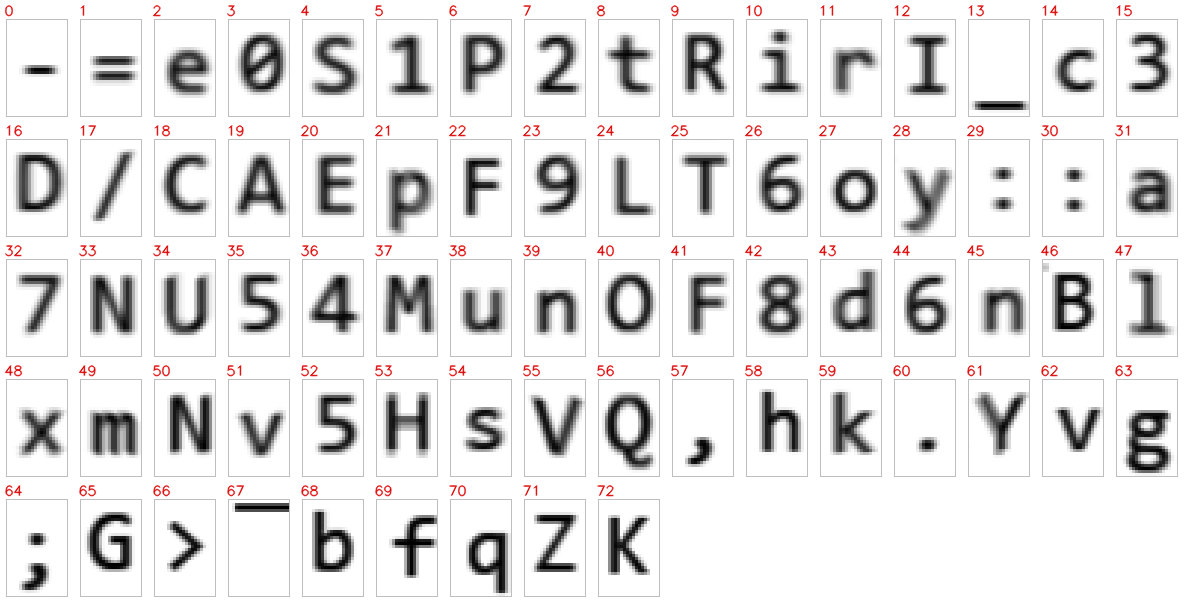
#> input picture LoginCPARS/Login-CPARS/_glyphwork/contact_sheet.png, 1184 x 600 px; its folder holds only this picture in this run
$ python -i OCR.py   (imports and definitions only)
#> lines starting #> are read from the running program, lines starting #| are printed output that depends on the picture; after the words box and inside, x2 and y2 are one past the last pixel; in counts of white or black regions, pixels touching at a corner belong together
import os
import re
import pandas as pd
from PIL import Image, ImageEnhance
import pytesseract
from datetime import datetime
import cv2
import numpy as np

pytesseract.pytesseract.tesseract_cmd = r"C:\Users\skrishnan1\AppData\Local\Programs\Tesseract-OCR\tesseract.exe"

folder_path = r"C:\Users\skrishnan1\Videos\Ford Project Test"
rows = []

def preprocess_image(image_path):
    """Preprocess image for better OCR accuracy"""
    img = cv2.imread(image_path)
#> img is the input picture: shape (600, 1184, 3); mean B, G, R 227.5, 227.5, 228.7
    gray = cv2.cvtColor(img, cv2.COLOR_BGR2GRAY)

    # Resize image for better OCR (upscaling)
    height, width = gray.shape
#> height = 600; width = 1184
    if width < 2000:
        scale = 2000 / width
#> scale = 1.69
        gray = cv2.resize(gray, None, fx=scale, fy=scale, interpolation=cv2.INTER_CUBIC)
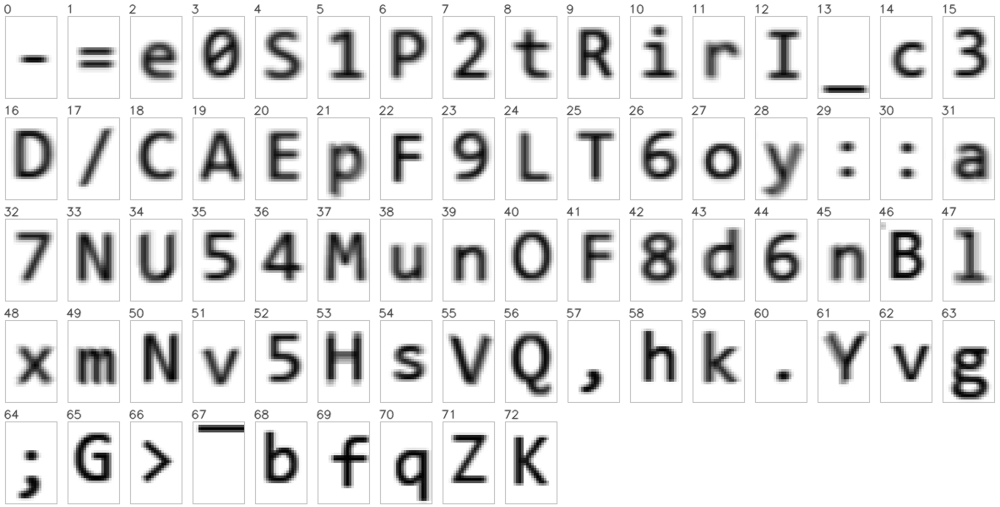
#> gray: shape (1014, 2000) (shown at 1/2 size); min 0, max 255, mean 227.6

    # CLAHE for contrast enhancement (slightly less aggressive)
    clahe = cv2.createCLAHE(clipLimit=2.5, tileGridSize=(8, 8))
    enhanced = clahe.apply(gray)

    # Morphological operations (lighter touch)
    kernel = cv2.getStructuringElement(cv2.MORPH_RECT, (2, 2))
    enhanced = cv2.morphologyEx(enhanced, cv2.MORPH_CLOSE, kernel)
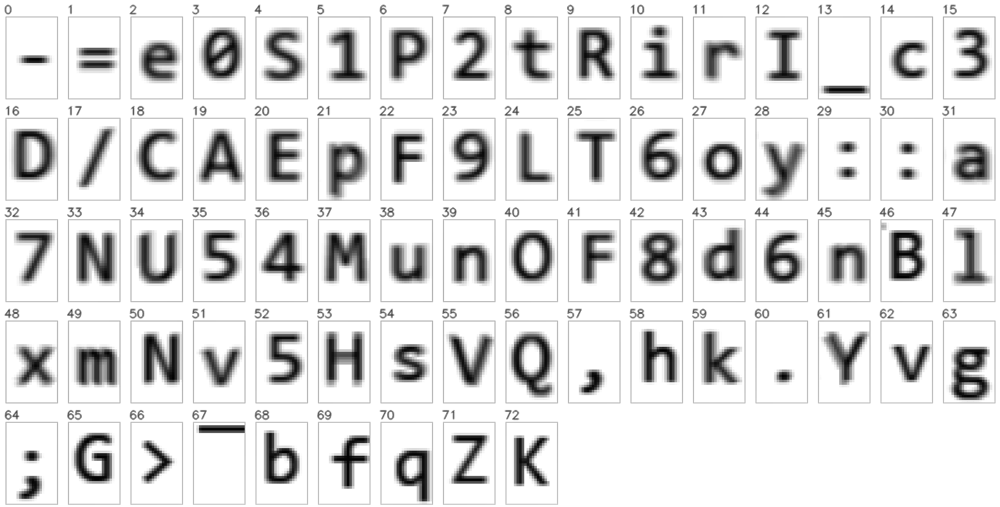
#> enhanced: shape (1014, 2000) (shown at 1/2 size); min 1, max 255, mean 223.8

    # Use Otsu's thresholding
    _, thresh = cv2.threshold(enhanced, 0, 255, cv2.THRESH_BINARY + cv2.THRESH_OTSU)
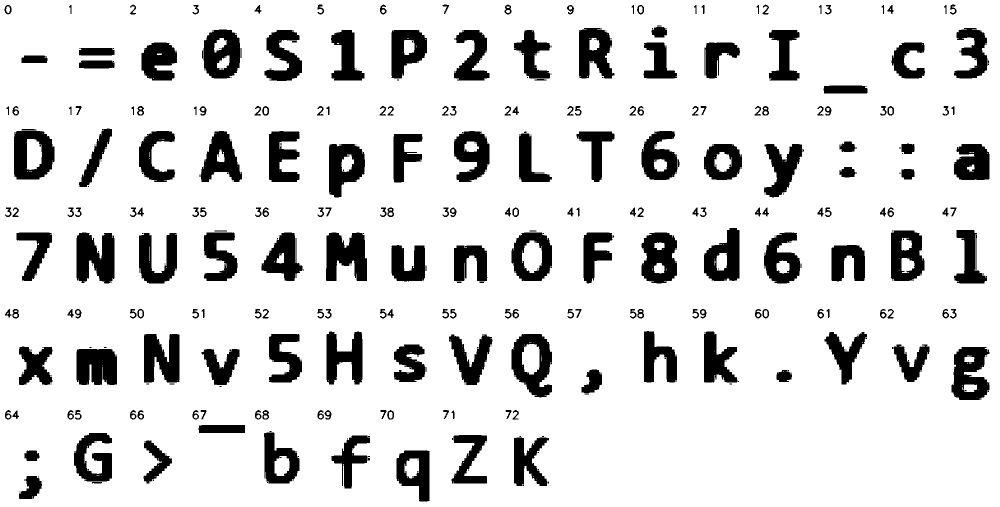
#> thresh: shape (1014, 2000) (shown at 1/2 size); 85.7% white; 370 black regions (143 under 20 px), largest, box (x1, y1, x2, y2) and area: (153, 465, 229, 567) 6030, (1023, 668, 1104, 795) 5951, (652, 465, 734, 562) 5857

    # Convert to PIL Image
    pil_image = Image.fromarray(thresh)

    # Sharpening (moderate)
    enhancer = ImageEnhance.Sharpness(pil_image)
    sharpened = enhancer.enhance(2.5)

    return sharpened

# [63 lines left out: functions between, extract_order_qty_confident, correct_ocr_errors, not called in this run]

# Receipt pattern - captures multi-line format where Qty/Recd is on the next line
# More flexible to handle variations in invoice numbers and packing slips
receipt_pattern = re.compile(
    r'S\s+(MC\d+\S*)\s+(.+?)(\d{1,2}/\d{1,3}/\d{2})\s+(\d{1,2}/\d{1,3}/\d{2})\s+USD\s*(\S+).*?\n\s*(\d*)\s*([-\d]+)',
    re.MULTILINE | re.IGNORECASE | re.DOTALL
)

# [1 line that did not run here, left out]
# [56 lines not run here, left out]

# ---------------- SAVE TO EXCEL ----------------
df = pd.DataFrame(rows)
output_excel = os.path.join(folder_path, "OCR_Extracted.xlsx")

# Save with adjusted column widths
# [49 lines not run here, left out]

>>> result = preprocess_image('LoginCPARS/Login-CPARS/_glyphwork/contact_sheet.png')
